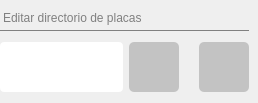
     <widget class="QFrame" name="frame_8">
      <property name="sizePolicy">
       <sizepolicy hsizetype="Minimum" vsizetype="Maximum">
        <horstretch>0</horstretch>
        <verstretch>0</verstretch>
       </sizepolicy>
      </property>
      <property name="minimumSize">
       <size>
        <width>0</width>
        <height>50</height>
       </size>
      </property>
      <property name="frameShape">
       <enum>QFrame::NoFrame</enum>
      </property>
      <property name="frameShadow">
       <enum>QFrame::Raised</enum>
      </property>
      <property name="lineWidth">
       <number>0</number>
      </property>
      <layout class="QGridLayout" name="gridLayout_9">
       <property name="leftMargin">
        <number>0</number>
       </property>
       <property name="rightMargin">
        <number>9</number>
       </property>
       <item row="1" column="0">
        <widget class="QLineEdit" name="edit_nombre_nueva_carpeta">
         <property name="sizePolicy">
          <sizepolicy hsizetype="Minimum" vsizetype="Fixed">
           <horstretch>0</horstretch>
           <verstretch>0</verstretch>
          </sizepolicy>
         </property>
         <property name="minimumSize">
          <size>
           <width>0</width>
           <height>50</height>
          </size>
         </property>
         <property name="maximumSize">
          <size>
           <width>16777215</width>
           <height>50</height>
          </size>
         </property>
         <property name="font">
          <font>
           <family>Microsoft JhengHei UI</family>
           <pointsize>10</pointsize>
          </font>
         </property>
         <property name="focusPolicy">
          <enum>Qt::ClickFocus</enum>
         </property>
         <property name="styleSheet">
          <string>*{border:None; border-radius: 4px;}</string>
         </property>
         <property name="text">
          <string/>
         </property>
         <property name="alignment">
          <set>Qt::AlignCenter</set>
         </property>
         <property name="clearButtonEnabled">
          <bool>true</bool>
         </property>
        </widget>
       </item>
       <item row="1" column="1">
        <widget class="QPushButton" name="boton_anadir_carpeta">
         <property name="enabled">
          <bool>true</bool>
         </property>
         <property name="sizePolicy">
          <sizepolicy hsizetype="Minimum" vsizetype="Expanding">
           <horstretch>0</horstretch>
           <verstretch>0</verstretch>
          </sizepolicy>
         </property>
         <property name="minimumSize">
          <size>
           <width>50</width>
           <height>41</height>
          </size>
         </property>
         <property name="maximumSize">
          <size>
           <width>51</width>
           <height>51</height>
          </size>
         </property>
         <property name="font">
          <font>
           <family>Microsoft JhengHei</family>
           <pointsize>11</pointsize>
           <weight>50</weight>
           <bold>false</bold>
           <underline>false</underline>
           <strikeout>false</strikeout>
           <kerning>true</kerning>
          </font>
         </property>
         <property name="focusPolicy">
          <enum>Qt::ClickFocus</enum>
         </property>
         <property name="whatsThis">
          <string>Si haces click en este botón el tipo de análisis escogido sera 'Challenge Test'</string>
         </property>
         <property name="accessibleName">
          <string>Boton Challenge Test</string>
         </property>
         <property name="accessibleDescription">
          <string>Si haces click en este botón el tipo de análisis escogido sera 'Challenge Test'</string>
         </property>
         <property name="autoFillBackground">
          <bool>false</bool>
         </property>
         <property name="styleSheet">
          <string notr="true">QPushButton{ background-color:rgb(195, 195, 195); border:None; border-radius:5px;} #gris claro
QPushButton:disabled{background-color: rgb(124, 124, 124);} #gris oscuro
QPushButton:pressed{ background-color: orange; }
QPushButton:focus:pressed{ background-color: green; }
QPushButton:focus{ background-color: green; }
QPushButton:hover{background-color: rgb(170, 255, 127);} #verde claro
QPushButton:checked{ background-color: pink; }</string>
         </property>
         <property name="text">
          <string/>
         </property>
         <property name="icon">
          <iconset>
           <normaloff>iconos/icons8-add-folder-40.png</normaloff>iconos/icons8-add-folder-40.png</iconset>
         </property>
         <property name="iconSize">
          <size>
           <width>30</width>
           <height>30</height>
          </size>
         </property>
        </widget>
       </item>
       <item row="0" column="0" colspan="4">
        <widget class="QLabel" name="label_8">
         <property name="sizePolicy">
          <sizepolicy hsizetype="Minimum" vsizetype="Maximum">
           <horstretch>0</horstretch>
           <verstretch>0</verstretch>
          </sizepolicy>
         </property>
         <property name="font">
          <font>
           <family>Microsoft Sans Serif</family>
           <stylestrategy>PreferDefault</stylestrategy>
          </font>
         </property>
         <property name="styleSheet">
          <string notr="true">*{
color: grey;
border:none;
border-bottom: 1px solid grey;
padding-bottom: 5px;
margin-bottom: 5px}</string>
         </property>
         <property name="text">
          <string>Editar directorio de placas</string>
         </property>
        </widget>
       </item>
       <item row="1" column="3">
        <widget class="QPushButton" name="boton_borrar_fichero">
         <property name="sizePolicy">
          <sizepolicy hsizetype="Minimum" vsizetype="Expanding">
           <horstretch>0</horstretch>
           <verstretch>0</verstretch>
          </sizepolicy>
         </property>
         <property name="minimumSize">
          <size>
           <width>50</width>
           <height>41</height>
          </size>
         </property>
         <property name="maximumSize">
          <size>
           <width>31</width>
           <height>51</height>
          </size>
         </property>
         <property name="font">
          <font>
           <family>Microsoft JhengHei</family>
           <pointsize>11</pointsize>
           <weight>50</weight>
           <bold>false</bold>
           <underline>false</underline>
           <strikeout>false</strikeout>
           <kerning>true</kerning>
          </font>
         </property>
         <property name="focusPolicy">
          <enum>Qt::ClickFocus</enum>
         </property>
         <property name="whatsThis">
          <string>Si haces click en este botón el tipo de análisis escogido sera 'Challenge Test'</string>
         </property>
         <property name="accessibleName">
          <string>Boton Challenge Test</string>
         </property>
         <property name="accessibleDescription">
          <string>Si haces click en este botón el tipo de análisis escogido sera 'Challenge Test'</string>
         </property>
         <property name="autoFillBackground">
          <bool>false</bool>
         </property>
         <property name="styleSheet">
          <string notr="true">QPushButton{ background-color:rgb(195, 195, 195); border:None; border-radius:5px;} #gris claro
QPushButton:disabled{background-color: rgb(124, 124, 124);} #gris oscuro
QPushButton:pressed{ background-color: orange; }
QPushButton:focus:pressed{ background-color: green; }
QPushButton:focus{ background-color: green; }
QPushButton:hover{background-color: rgb(170, 255, 127);} #verde claro
QPushButton:checked{ background-color: pink; }</string>
         </property>
         <property name="text">
          <string/>
         </property>
         <property name="icon">
          <iconset>
           <normaloff>iconos/icons8-delete-folder-40.png</normaloff>iconos/icons8-delete-folder-40.png</iconset>
         </property>
         <property name="iconSize">
          <size>
           <width>30</width>
           <height>30</height>
          </size>
         </property>
        </widget>
       </item>
       <item row="1" column="2">
        <widget class="QLabel" name="label_elemento_seleccionado">
         <property name="sizePolicy">
          <sizepolicy hsizetype="Minimum" vsizetype="Fixed">
           <horstretch>0</horstretch>
           <verstretch>0</verstretch>
          </sizepolicy>
         </property>
         <property name="minimumSize">
          <size>
           <width>0</width>
           <height>50</height>
          </size>
         </property>
         <property name="maximumSize">
          <size>
           <width>16777215</width>
           <height>50</height>
          </size>
         </property>
         <property name="font">
          <font>
           <family>Microsoft JhengHei</family>
           <pointsize>10</pointsize>
          </font>
         </property>
         <property name="focusPolicy">
          <enum>Qt::ClickFocus</enum>
         </property>
         <property name="styleSheet">
          <string notr="true">*{border:None; border-radius: 4px;}</string>
         </property>
         <property name="frameShape">
          <enum>QFrame::StyledPanel</enum>
         </property>
         <property name="frameShadow">
          <enum>QFrame::Raised</enum>
         </property>
         <property name="text">
          <string/>
         </property>
         <property name="scaledContents">
          <bool>true</bool>
         </property>
         <property name="alignment">
          <set>Qt::AlignCenter</set>
         </property>
         <property name="wordWrap">
          <bool>true</bool>
         </property>
        </widget>
       </item>
      </layout>
     </widget>
